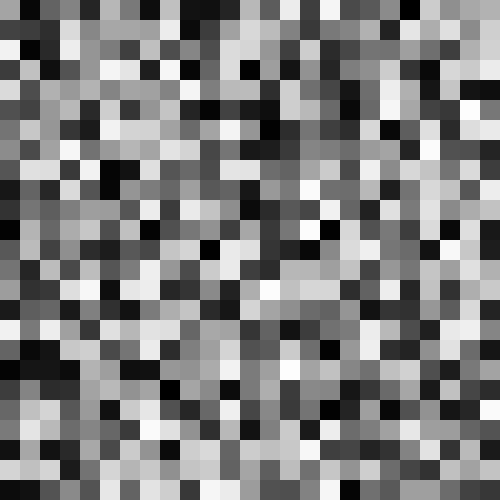
Frame 1 (no input)
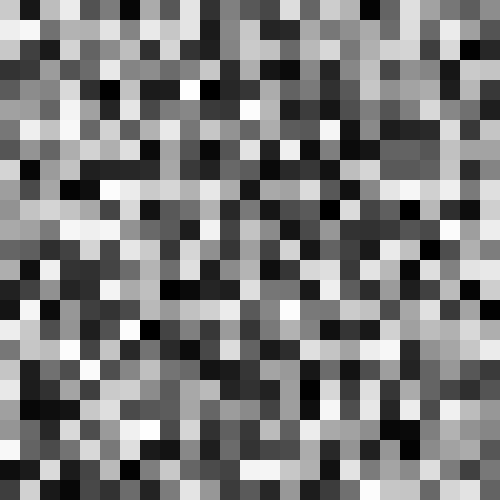
Frame 2 (the mouse pressed at the canvas centre, redrawn once)

The Processing sketch that drew these frames (run headless with seeded random() and noise(); the mouse was pressed at the canvas centre and the sketch redrawn once):

// Processing sketch: processing_97995
// ── processing_97995.pde

//setup
void setup() {
  size(500, 500);
  background(0);
  noLoop();
}
//loop
void draw() {
  for (int i=0;i<500;i=i+20) {
    for (int j=0; j<500;j=j+20) {
      //colors, dimensions
      fill((random(255)));
      noStroke();
      rect(i, j, 20, 20);
    }
  }
}
//change apperance
void mousePressed() {
  redraw();
}
